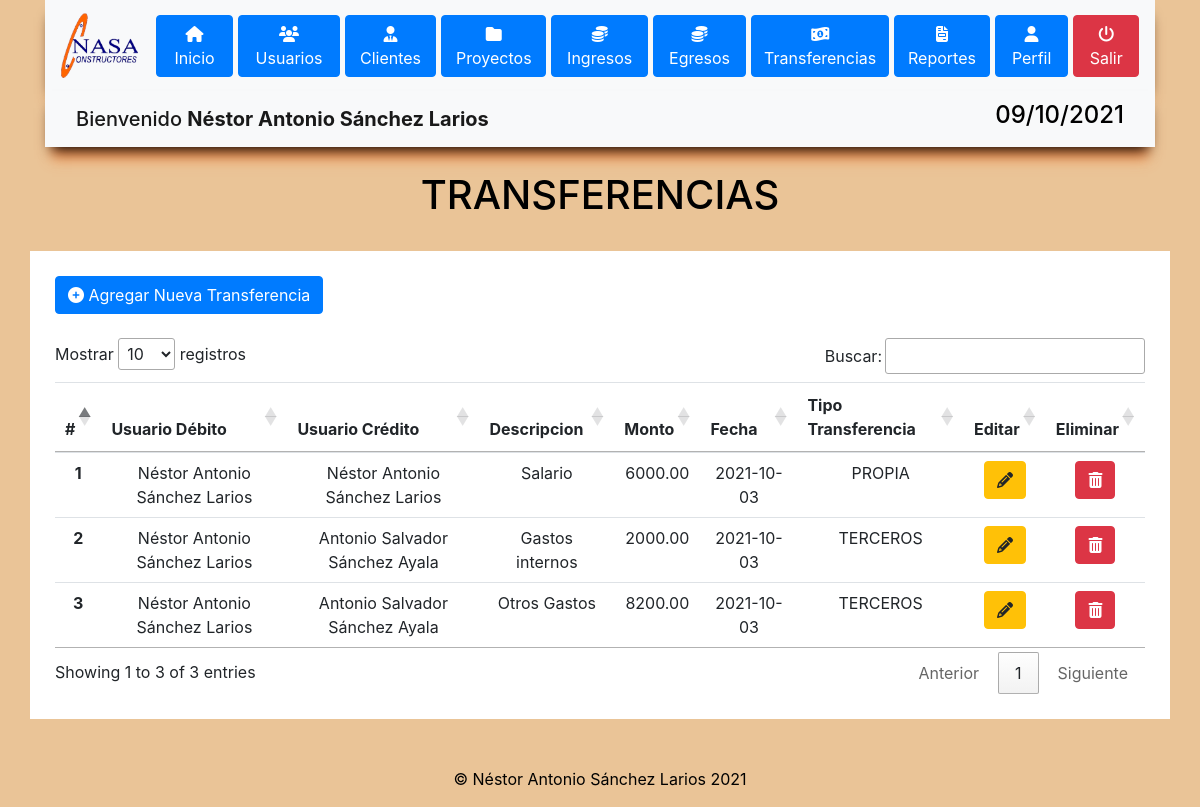
Page /vistas/transferencias.php (signed in) on the committed database.
### tables this page shows
CREATE TABLE `transferencia` (
  `id_transferencia` int(11) NOT NULL,
  `id_usuario` int(11) NOT NULL,
  `id_usuariodest` int(11) NOT NULL,
  `monto` decimal(10,2) NOT NULL,
  `descripcion` text NOT NULL,
  `fecha` date NOT NULL,
  `tipo` text NOT NULL,
  `estado` int(11) NOT NULL
);

CREATE TABLE `usuario` (
  `id_usuario` int(11) NOT NULL,
  `nombre` text NOT NULL,
  `usuario` text NOT NULL,
  `password` text NOT NULL,
  `estado` int(11) NOT NULL,
  `id_rol` int(11) NOT NULL
);

### vistas/transferencias.php (the view, shortened to what this page needs)
<?php
include '../modelos/conexion.php';
if (isset($_SESSION['nombreUsuario'])){
    $IdUsuario = $_SESSION['UsuarioId'];
}else{
    header("location:../vistas/miperfil.php");
}
?>
<!DOCTYPE html>
<html lang="es">
<head>
    <?php
include "header/directorio.php"
?>
</head>
<body>
    <?php
    include "header/header.php"
?>
    <br>
    <div class="container">
        <h1 class="text-center" style="color: black;">TRANSFERENCIAS</h1>
    </div>
    <br>
    <div class="container" style="background-color: white; padding: 25px;">
        <button type="button" id="botonAgregar" class="btn btn-primary" data-toggle="modal"
            data-target="#TransferenciasModal" data-idu="<?php echo $IdUsuario?>">
            <i class="fas fa-plus-circle"></i> Agregar Nueva Transferencia
        </button>
        <br>
        <br>
        <table id="transferencias" class="table text-center table-responsive-lg">
            <thead>
                <tr>
                <tr>
                    <th scope="col">#</th>
                    <th scope="col">Usuario Débito</th>
                    <th scope="col">Usuario Crédito</th>
                    <th scope="col">Descripcion</th>
                    <th scope="col">Monto</th>
                    <th scope="col">Fecha</th>
                    <th scope="col">Tipo Transferencia</th>
                    <th scope="col">Editar</th>
                    <th scope="col">Eliminar</th>
                </tr>
            </thead>
            <tbody>
                <?php
                    $qtransferencia = "SELECT t.id_transferencia as idtransfer,
                                        t.monto as monto,
                                        t.descripcion as descrip,
                                        t.fecha as fechaT,
                                        t.tipo as tipo,
                                        usuario1.nombre as usuarioDebito,
                                        usuario2.nombre as usuarioCredito
                                        FROM transferencia t
                                        INNER JOIN usuario as usuario1 on usuario1.id_usuario = t.id_usuario
                                        INNER JOIN usuario as usuario2 on usuario2.id_usuario = t.id_usuariodest
                                        WHERE t.estado != 0 and t.id_usuario = '$IdUsuario'";
                    $resultadoT = mysqli_query($conexion,$qtransferencia);
                    $i =0;
                    while($transfer = mysqli_fetch_array($resultadoT)){
                      $i ++;
                      ?>
                <tr>
                    <th scope="row"><?php echo $i ?></th>
                    <td><?php echo $transfer['usuarioDebito'] ?></td>
                    <td><?php echo $transfer['usuarioCredito'] ?></td>
                    <td><?php echo $transfer['descrip'] ?></td>
                    <td><?php echo $transfer['monto'] ?></td>
                    <td><?php echo $transfer['fechaT'] ?></td>
                    <td><?php echo $transfer['tipo'] ?></td>
                    <td>
                        <div class="">
                            <div role="group" aria-label="Third group">
                                <button type="button" id="botonEditarTransferencia" class="btn btn-warning" data-toggle="modal"
                                    data-target="#EditarTransferenciaModal"
                                    data-id="<?php echo $transfer['idtransfer']?>"
                                    data-monto="<?php echo $transfer['monto']?>"
                                    data-descri="<?php echo $transfer['descrip']?>">
                                    <i class="fas fa-pencil-alt"></i>
                                </button>
                            </div>
                    </td>
                    <td>
                        <div role="group" aria-label="Third group">
                            <button type="button" id="botonEliminarT" class="btn btn-danger" data-toggle="modal"
                                data-target="#EliminarTransferenciaModal"
                                data-id="<?php echo $transfer['idtransfer']?>">
                                <i class="fas fa-trash-alt"></i>
                            </button>
                        </div>
                    </td>
    </div>
    </tr>
    <?php
  }
    ?>
    <br>
    <br>
    <div class="footer text-center">
        <p>© Néstor Antonio Sánchez Larios 2021</p>
    </div>
</body>
</html>

### css/inicio.css (style rules this page uses)
body { background-color: #EAC497; }
.footer { color: black; }

### rows in the picture
transferencia: id_usuario.nombre "Néstor Antonio Sánchez Larios", descripcion "Salario", monto "6000.00", fecha "2021-10-03", tipo "PROPIA"
transferencia: id_usuario.nombre "Néstor Antonio Sánchez Larios", usuario.nombre "Antonio Salvador Sánchez Ayala", descripcion "Gastos internos", monto "2000.00", fecha "2021-10-03", tipo "TERCEROS"
transferencia: id_usuario.nombre "Néstor Antonio Sánchez Larios", usuario.nombre "Antonio Salvador Sánchez Ayala", descripcion "Otros Gastos", monto "8200.00", fecha "2021-10-03", tipo "TERCEROS"

### other values in the picture
$nombreU "Néstor Antonio Sánchez Larios"
